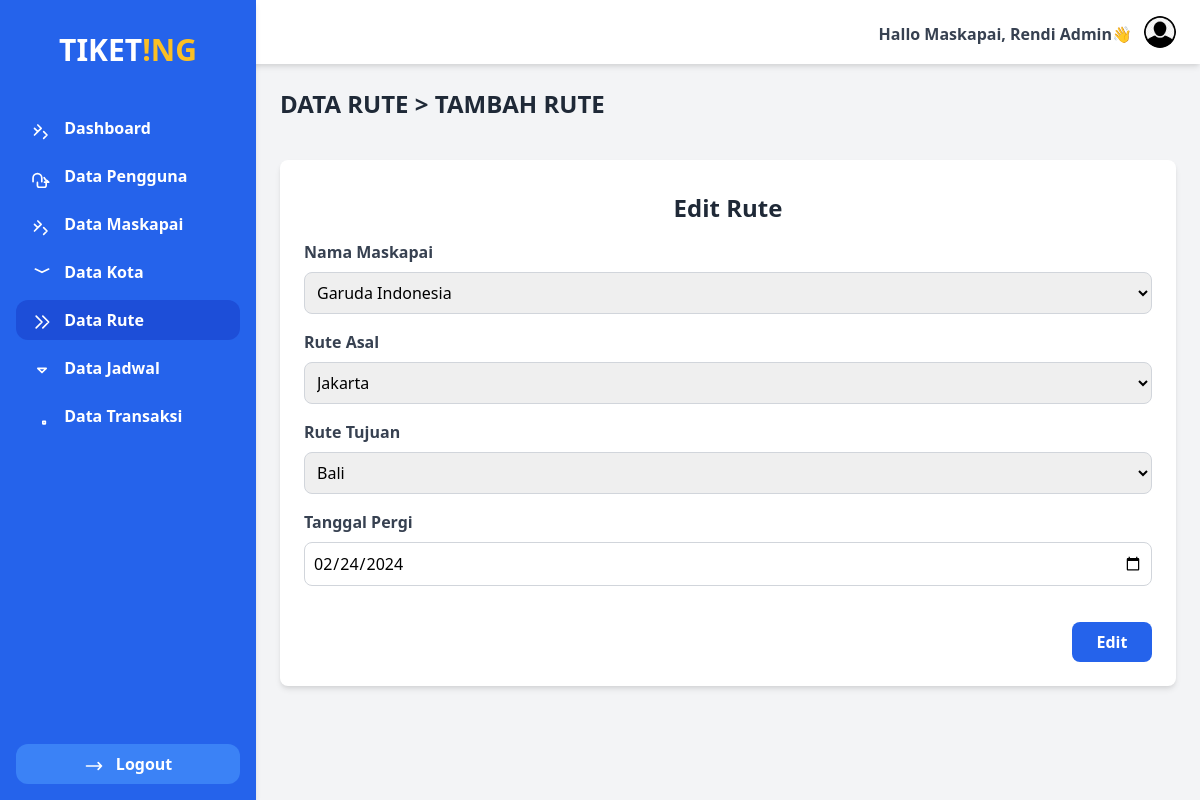
Screenshot of /maskapai/rute/edit.php?id=1 (signed in) with the database file from the repository.
### tables this page shows
CREATE TABLE `rute` (
  `id_rute` int NOT NULL,
  `id_maskapai` int NOT NULL,
  `rute_asal` varchar(100) NOT NULL,
  `rute_tujuan` varchar(100) NOT NULL,
  `tanggal_pergi` date NOT NULL
);

CREATE TABLE `maskapai` (
  `id_maskapai` int NOT NULL,
  `logo_maskapai` text,
  `nama_maskapai` varchar(50) NOT NULL,
  `kapasitas` int NOT NULL
);

### maskapai/rute/functions.php (called while the page is built, shortened)
<?php
require '../../koneksi.php';
function query($query){
    global $conn;
    $rows = [];
    $result = mysqli_query($conn, $query);
    while($row = mysqli_fetch_assoc($result)){
        $rows[] = $row;
    }
    return $rows;
}

### maskapai/rute/edit.php (the view, shortened to what this page needs)
<?php
$id = $_GET["id"];
$rute = query("SELECT * FROM rute INNER JOIN maskapai ON maskapai.id_maskapai = rute.id_maskapai WHERE id_rute = '$id'")[0];
?>
<!DOCTYPE html>
<html lang="en">
<head>
    <link href="https://cdn.jsdelivr.net/npm/tailwindcss@2.2.19/dist/tailwind.min.css" rel="stylesheet">
</head>
<body class="flex bg-gray-100">
    <?php require '../../layouts/sidebarmaskapai.php'; ?>
    <div class="flex-1 mt-16 p-6">
    <h1 class="text-2xl font-bold text-gray-800 mb-10"><span><a href="index.php">DATA RUTE</a></span> > TAMBAH RUTE</h1>
        <form action="" method="POST" class="mt-6 bg-white p-6 rounded-lg shadow-md">
            <h1 class="text-2xl mt-2 font-bold text-gray-800 mb-4 text-center">Edit Rute</h1>
            <div class="mb-4">
                <label for="id_maskapai" class="block text-gray-700 font-semibold mb-2">Nama Maskapai</label>
                <select name="id_maskapai" id="id_maskapai" class="form-control w-full p-2 border border-gray-300 rounded-lg focus:outline-none focus:ring-2 focus:ring-blue-500">
                    <option value="<?= $rute["id_maskapai"]; ?>"><?= $rute["nama_maskapai"]; ?></option>
                </select>
            </div>
            <div class="mb-4">
                <label for="rute_asal" class="block text-gray-700 font-semibold mb-2">Rute Asal</label>
                <select name="rute_asal" id="rute_asal" class="form-control w-full p-2 border border-gray-300 rounded-lg focus:outline-none focus:ring-2 focus:ring-blue-500">
                    <option value="<?= $rute["rute_asal"]; ?>"><?= $rute["rute_asal"]; ?></option>
                </select>
            </div>
            <div class="mb-4">
                <label for="rute_tujuan" class="block text-gray-700 font-semibold mb-2">Rute Tujuan</label>
                <select name="rute_tujuan" id="rute_tujuan" class="form-control w-full p-2 border border-gray-300 rounded-lg focus:outline-none focus:ring-2 focus:ring-blue-500">
                    <option value="<?= $rute["rute_tujuan"]; ?>"><?= $rute["rute_tujuan"]; ?></option>
                </select>
            </div>
            <div class="mb-4">
                <label for="tanggal_pergi" class="block text-gray-700 font-semibold mb-2">Tanggal Pergi</label>
                <input type="date" name="tanggal_pergi" id="tanggal_pergi" value="<?= $rute["tanggal_pergi"]; ?>" class="form-control w-full p-2 border border-gray-300 rounded-lg focus:outline-none focus:ring-2 focus:ring-blue-500" required>
            </div>
            <div class="flex justify-end">
            <button type="submit" name="edit" class="mt-5 w-20 py-2 bg-blue-600 text-white font-semibold rounded-lg hover:bg-blue-700 focus:outline-none focus:ring-2 focus:ring-blue-500">Edit</button>
        </div>
        </form>
    </div>
</body>
</html>

### rows the page displays
rute: id_maskapai "Garuda Indonesia", rute_asal "Jakarta", rute_tujuan "Bali", tanggal_pergi "02/24/2024"

### other values shown
$_SESSION["nama_lengkap"] "Rendi Admin"
